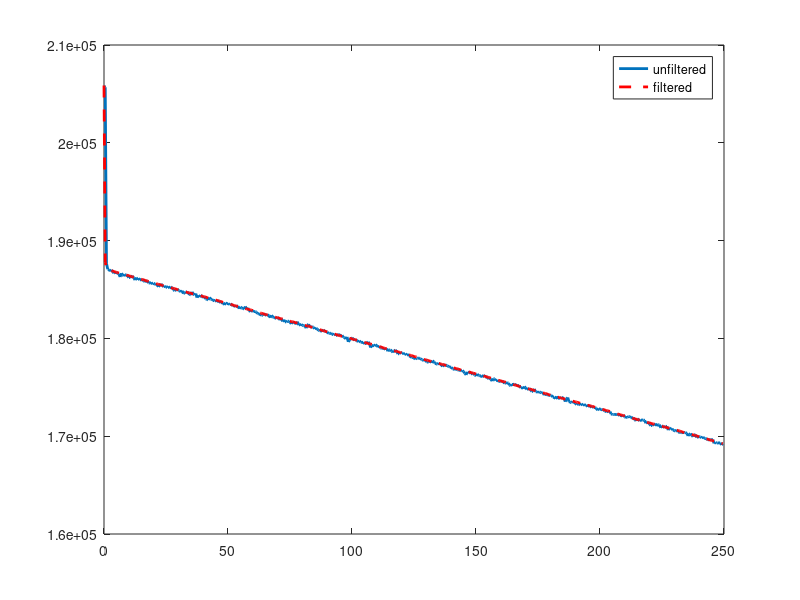

Reproduce this figure in MATLAB.
clc
clear
close all
%% Definizione della scala temporale:
Tc=0.5;
N=500;
t=(0:N-1)*Tc;
Toss=t(end);

%% Definizione del modello:
rho_0 = 2; % lb*sec^2/(ft^4)
g = 32.2; %ft/sec^2
k0= 2*1e4; %ft
var_v = sqrt(1e4); %ft^2
var_wi = sqrt(0);
M = 1e5; %ft
a = M;

par = [rho_0, g, k0, var_v, var_wi, M, a]' ;

%% Simulazione del modello:

% dinamica del sistema:
x0_sys = [3*1e5 -2*1e4 0.001]';

f1 = inline('x_1k + x_2k + wk','x_1k','x_2k','wk');
f2 = inline('rho_0*exp(-x_1k/k)*x_3k*(x_2k).^2 - g + wk','rho_0','k','g','x_1k', 'x_2k' ,'x_3k','wk');
f3 = inline('xv3 + wk','xv3','wk');

% trasformazione d'uscita:
h = inline('sqrt(M^2 + (x_1k - a).^2) + vk', 'M','x_1k','a','vk');
%% Condizioni iniziali del filtro:
x0_hat = x0_sys;

P0 = diag([1e6 4*1e6 10]);
%% Scelta dei punti sigma:

x_k_post = x0_sys;

P_k_post = P0;

nx = size(x_k_post,1);
ny = 1;

x_hat_k1 = zeros(nx,2*nx);

x1_hat_k = zeros(1,2*nx);
x2_hat_k = zeros(1,2*nx);
x3_hat_k = zeros(1,2*nx);

x_hat_k = zeros(nx,2*nx);

P_ak_priori = zeros(nx,nx, 2*nx);
P_axy = zeros(nx,ny, 2*nx);
P_ay = zeros(ny,ny);
y_hat_k = zeros(1,2*nx);

x_tilde = zeros(nx, 2*nx);
x_tilde_priori = zeros(nx, 2*nx);

x_k_priori = zeros(nx,1);

fact(3, 3) = 0;
fact_priori(3, 3) = 0;

y_hat = 0;

x_hist = [];
y_hist=[];

for k = 1:N
    
    x_k = x_k_post; %lo stato corrente è lo stato precedente nella nuova iterazione:
    x_k1 = x_k;   
    P_k1_post = P_k_post;
    
    fact = chol(nx*P_k1_post)';
    
    noise_proc = normrnd(0, var_wi, 3, 1);
    Q_k = cov(noise_proc);
    
    noise_meas = normrnd(0, var_v, 1, 1);
    R_k =  cov(noise_meas);
        
    for i = 1:nx
        
        for j = 1:nx
            x_tilde(i,j) = fact(i,j);
            x_tilde(i, j + nx) = - fact(i,j);
        end
        
        x_hat_k1(:,i) = x_k1 + x_tilde(:,i);
        x_hat_k1(:,i + nx) = x_k1 + x_tilde(:,i + nx);
        
        x1_hat_k(i) = feval(f1, x_hat_k1(1,i), x_hat_k1(2,i), noise_proc(1));
        x1_hat_k(i + nx) = feval(f1, x_hat_k1(1,i + nx), x_hat_k1(2,i + nx), noise_proc(1));
        
        x2_hat_k(i) = feval(f2, rho_0, k0, g, x_hat_k1(1,i), x_hat_k1(2,i), x_hat_k1(3,i), noise_proc(2));
        x2_hat_k(i + nx) = feval(f2, rho_0, k0, g, x_hat_k1(1,i + nx), x_hat_k1(2,i + nx), x_hat_k1(3,i + nx), noise_proc(2));
        
        x3_hat_k(i) = feval(f3, x_hat_k1(3,i),noise_proc(3));
        x3_hat_k(i + nx) = feval(f3, x_hat_k1(3,i + nx),noise_proc(3));
        
        x_hat_k = [ x1_hat_k; ...
            x2_hat_k; ...
            x3_hat_k];
                
        
    x_k_priori = (sum(x_hat_k, 2)/(2*nx)); %sum(A,dim)
    
    P_ak_priori(:,:, i) =  (x_hat_k(:,i) - x_k_priori)*( x_hat_k(:,i) - x_k_priori)';

    P_ak_priori(:,:, i + nx) =  (x_hat_k(:,i + nx) - x_k_priori)*( x_hat_k(:,i + nx) - x_k_priori)';
    
    P_k_priori = sum(P_ak_priori,3)/(2*nx) + Q_k;
        
    end
           
    fact_priori = chol(nx*P_k_priori)';
    
     for i = 1:nx
        for j = 1:nx
            x_tilde_priori(i,j) = fact_priori(i,j);
            x_tilde_priori(i, j + nx) = - fact_priori(i,j);
        end
        
          x_hat_k1(:,i) = x_k1 + x_tilde_priori(:,i);
          x_hat_k1(:,i + nx) = x_k1 + x_tilde_priori(:,i + nx);
     
          y_hat_k(i) = feval(h, M , x_hat_k1(1,i), a, noise_meas);
          y_hat_k(i + nx) = feval(h, M , x_hat_k1(1,i + nx), a, noise_meas);

     
     y_hat = sum(y_hat_k)/(2*nx);
     
     P_ay(:,i) = ( y_hat_k(i) - y_hat )*( y_hat_k(i) - y_hat )';
     P_ay(:,i + nx) = ( y_hat_k(i + nx) - y_hat )*( y_hat_k(i + nx) - y_hat )';
     
     P_y = R_k + sum(P_ay,2)/(2*nx);
     
     P_axy(:, :, i) = (x_hat_k(:,i) - x_k_priori) * (y_hat_k(i) - y_hat)';
     P_axy(:, :, i + nx) = (x_hat_k(:,i + nx) - x_k_priori) * (y_hat_k(i + nx) - y_hat)';
     
     P_xy = sum(P_axy,3)/(2*nx);
     
     end
     K_k = P_xy*inv(P_y);
     
     x1_k = feval(f1, x_k(1), x_k(2), noise_proc(1));
     x2_k = feval(f2, rho_0, k0, g, x_k(1), x_k(2), x_k(3), noise_proc(2));
     x3_k = feval(f3, x_k(3), noise_proc(3));

     y = feval(h, M , x1_k, a, noise_meas);
     
     x_k_post = x_k_priori + K_k*( y - y_hat );
     
     P_k_post = P_k_priori - K_k*P_y*K_k';

     x_hist = [x_hist x_k_post];
     y_hist = [y_hist y];
     
end

y = feval(h, M, x_hist(1,:),a,noise_meas);
%%
figure(1)

plot(t,y_hist,'LineWidth',2);
hold on
plot(t,y,'r--','LineWidth',2)
legend('unfiltered', 'filtered')
